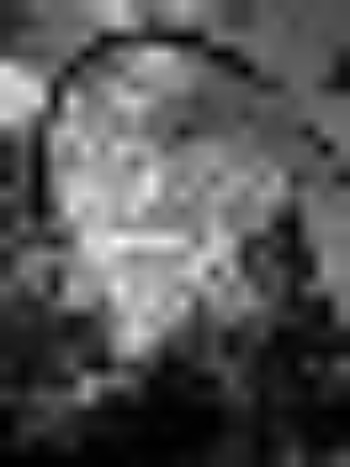
#> input picture فصل2-تمرین4/Part_4/FerrisWheel_rate_16_bilinear.jpg, 350 x 467 px, given as the content of the folder Input_Images, which was not available
$ python 'image processing_part4.py'   (older library calls are emulated)
#> lines starting #> are read from the running program, lines starting #| are printed output that depends on the picture; pictures that were not available may be replaced by others from this repository, and a replacement may not be noted
# Elaheh AaliM
# Q4
import cv2
import os
import numpy as np

input_folder = "Input_Images"
output_folder = "Output_Images/Part_4"

os.makedirs(output_folder, exist_ok=True)

# ضرایب فیلتر داده‌شده در صورت سؤال
kernel = np.array([
    0.0267, -0.0169, -0.0782, 0.2669, 0.6029,
    0.2669, -0.0782, -0.0169, 0.0267
], dtype=np.float32)

for filename in os.listdir(input_folder):

    path = os.path.join(input_folder, filename)
    image = cv2.imread(path, cv2.IMREAD_GRAYSCALE)
#> image is the input picture: shape (467, 350); min 0, max 253, mean 84.9

    if image is None:
        continue

    height, width = image.shape
#> height = 467; width = 350
    name, ext = os.path.splitext(filename)

    # فیلتر کردن تصویر در راستای افقی و عمودی
    filtered_image = cv2.sepFilter2D(
        image, cv2.CV_32F, kernel, kernel
    )

    # ذخیره تصویر پس از فیلتر
    filtered_image = np.clip(filtered_image, 0, 255).astype(np.uint8)
    cv2.imwrite(
        os.path.join(output_folder, f"{name}_filtered{ext}"),
        filtered_image
    )

    # کاهش اندازه با نرخ 4
    small_4 = filtered_image[::4, ::4]

    # بازگرداندن به ابعاد اولیه با Nearest Neighbor
    nearest_4 = cv2.resize(
        small_4, (width, height),
        interpolation=cv2.INTER_NEAREST
    )

    # بازگرداندن به ابعاد اولیه با Bilinear
    bilinear_4 = cv2.resize(
        small_4, (width, height),
        interpolation=cv2.INTER_LINEAR
    )

    cv2.imwrite(
        os.path.join(output_folder, f"{name}_rate_4_nearest{ext}"),
        nearest_4
    )
    cv2.imwrite(
        os.path.join(output_folder, f"{name}_rate_4_bilinear{ext}"),
        bilinear_4
    )

    # اعمال مجدد فیلتر روی تصویر کاهش‌یافته
    filtered_image_2 = cv2.sepFilter2D(
        small_4.astype(np.float32),
        cv2.CV_32F,
        kernel,
        kernel
    )

    filtered_image_2 = np.clip(
        filtered_image_2, 0, 255
    ).astype(np.uint8)

    # کاهش اندازه مجدد با نرخ 4؛ نرخ کلی برابر 16 می‌شود
    small_16 = filtered_image_2[::4, ::4]
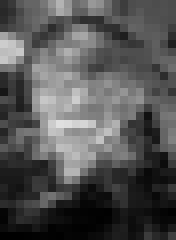
#> small_16: shape (30, 22) (shown 8 times larger); min 0, max 224, mean 83.2

    # بازگرداندن به ابعاد اولیه با Nearest Neighbor
    nearest_16 = cv2.resize(
        small_16, (width, height),
        interpolation=cv2.INTER_NEAREST
    )

    # بازگرداندن به ابعاد اولیه با Bilinear
    bilinear_16 = cv2.resize(
        small_16, (width, height),
        interpolation=cv2.INTER_LINEAR
    )
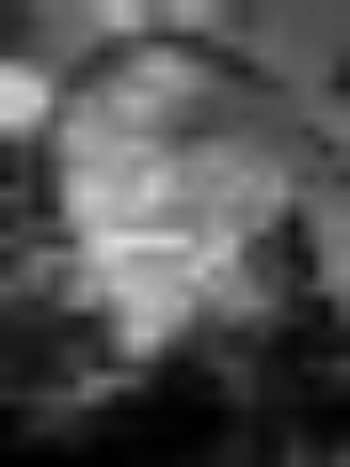
#> bilinear_16: shape (467, 350); min 0, max 223, mean 83.1

    cv2.imwrite(
        os.path.join(output_folder, f"{name}_rate_16_nearest{ext}"),
        nearest_16
    )
    cv2.imwrite(
        os.path.join(output_folder, f"{name}_rate_16_bilinear{ext}"),
        bilinear_16
    )

print("Part 4 completed.")

$ run again, on فصل2-تمرین4/Part_4/FlyEye_rate_16_bilinear.jpg
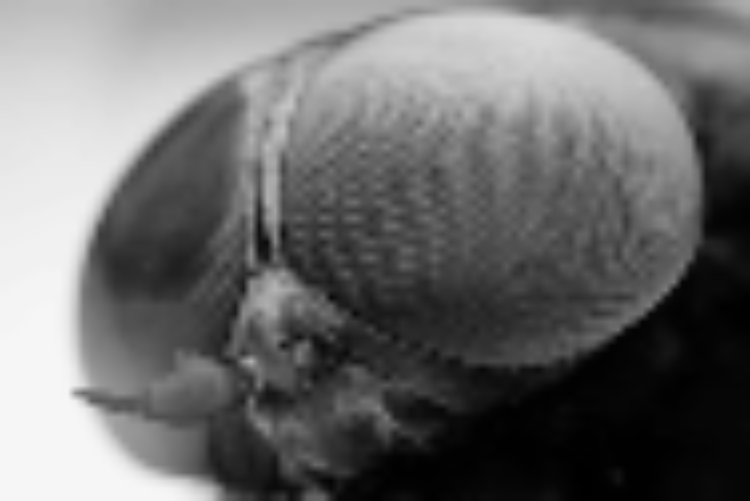
#> input picture فصل2-تمرین4/Part_4/FlyEye_rate_16_bilinear.jpg, 1500 x 1001 px, given as the content of the folder Input_Images, which was not available (shown at 1/2 size)
#> image is the input picture: shape (1001, 1500); min 0, max 247, mean 108.6
#> `small_4 = filtered_image[::4, ::4]`:
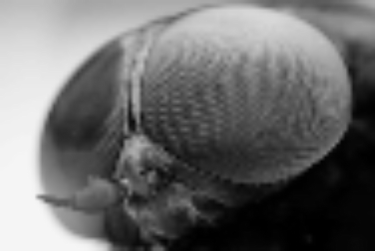
#> small_4: shape (251, 375); min 0, max 246, mean 108.2
#> `small_16 = filtered_image_2[::4, ::4]`:
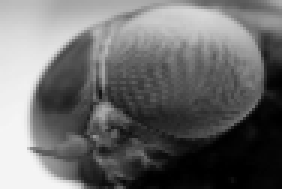
#> small_16: shape (63, 94) (shown 3 times larger); min 0, max 245, mean 108.5
